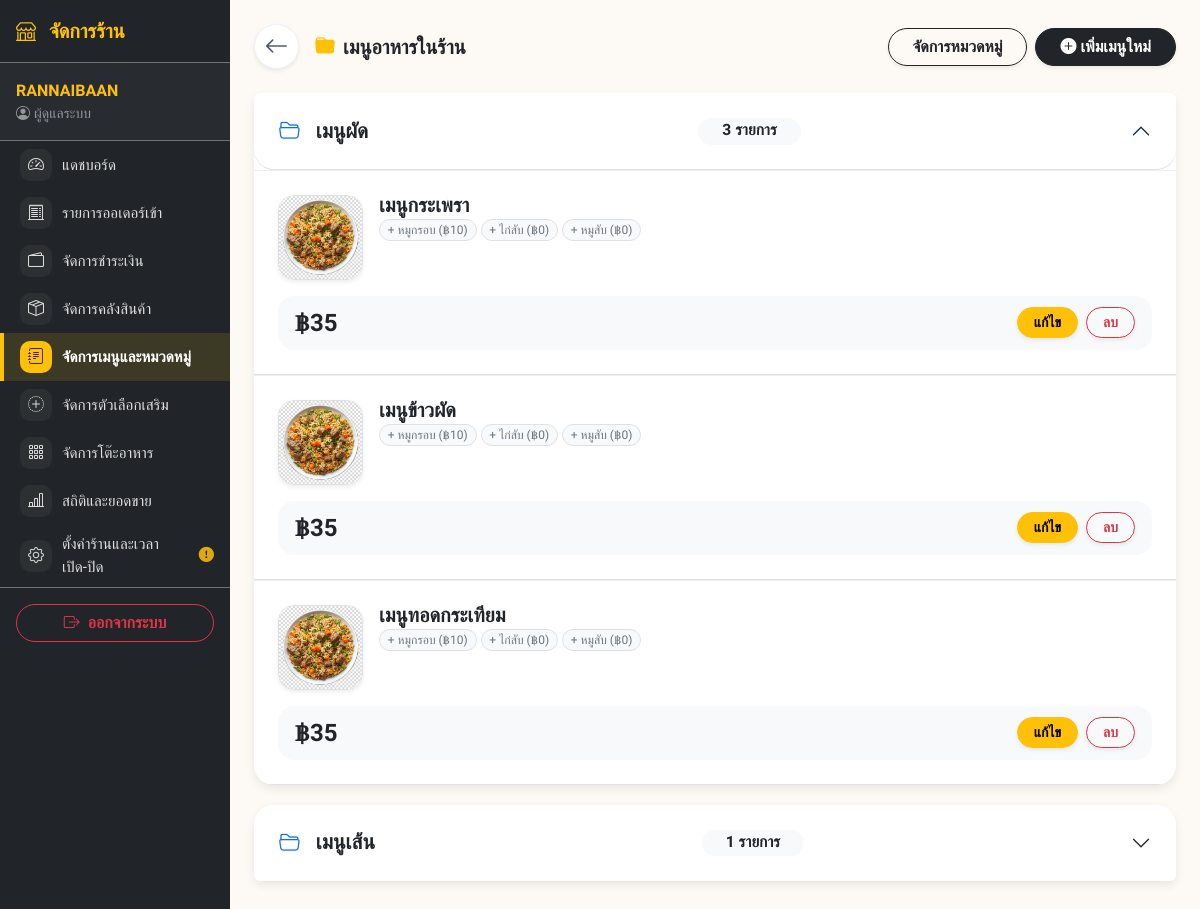
The app's page /owner/manage_menu.php (signed in) with its own data.
### tables this page shows
CREATE TABLE `owner` (
  `owner_id` int(11) NOT NULL AUTO_INCREMENT,
  `username` varchar(50) NOT NULL,
  `password` varchar(255) NOT NULL,
  `email` varchar(100) DEFAULT NULL,
  `name` varchar(100) DEFAULT NULL,
  `phone` varchar(20) DEFAULT NULL,
  `logo_url` varchar(255) DEFAULT 'default_logo.png',
  `promptpay_qr` varchar(255) DEFAULT NULL,
  `bank_info` text DEFAULT NULL,
  `restaurant_name` varchar(255) DEFAULT NULL,
  `address` text DEFAULT NULL,
  `open_time` time DEFAULT NULL,
  `close_time` time DEFAULT NULL,
  `is_shop_open` tinyint(1) DEFAULT 0,
  `is_dinein_open` tinyint(1) NOT NULL DEFAULT 1,
  `is_takeaway_open` tinyint(1) NOT NULL DEFAULT 1,
  `max_queue` int(11) DEFAULT 20,
  `close_reason` varchar(255) DEFAULT '',
  `created_at` datetime DEFAULT current_timestamp(),
  `last_login` datetime DEFAULT NULL,
  `is_active` tinyint(1) DEFAULT 1,
  PRIMARY KEY (`owner_id`),
  UNIQUE KEY `username` (`username`)
);

CREATE TABLE `category` (
  `category_id` int(11) NOT NULL AUTO_INCREMENT,
  `category_name` varchar(100) NOT NULL,
  `is_active` tinyint(1) DEFAULT 1,
  PRIMARY KEY (`category_id`)
);

CREATE TABLE `item` (
  `item_id` int(11) NOT NULL AUTO_INCREMENT,
  `name` varchar(150) NOT NULL,
  `price` decimal(10,2) NOT NULL DEFAULT 0.00,
  `category_id` int(11) DEFAULT NULL,
  `subcategory_id` int(11) DEFAULT NULL,
  `description` text DEFAULT NULL,
  `image_url` varchar(255) DEFAULT NULL,
  `is_active` tinyint(1) DEFAULT 1,
  `created_at` datetime DEFAULT current_timestamp(),
  `stock_qty` int(11) NOT NULL DEFAULT 50,
  `use_stock` tinyint(1) NOT NULL DEFAULT 1,
  `is_featured` tinyint(1) NOT NULL DEFAULT 0,
  PRIMARY KEY (`item_id`),
  KEY `category_id` (`category_id`),
  KEY `subcategory_id` (`subcategory_id`),
  CONSTRAINT `item_ibfk_1` FOREIGN KEY (`category_id`) REFERENCES `category` (`category_id`) ON DELETE SET NULL,
  CONSTRAINT `item_ibfk_2` FOREIGN KEY (`subcategory_id`) REFERENCES `subcategory` (`subcategory_id`) ON DELETE SET NULL
);

CREATE TABLE `topping` (
  `topping_id` int(11) NOT NULL AUTO_INCREMENT,
  `topping_name` varchar(100) NOT NULL,
  `price` decimal(10,2) NOT NULL DEFAULT 0.00,
  `topping_cat_id` int(11) DEFAULT NULL,
  `is_active` tinyint(1) DEFAULT 1,
  `created_at` datetime DEFAULT current_timestamp(),
  `stock_qty` int(11) NOT NULL DEFAULT 50,
  `use_stock` tinyint(1) NOT NULL DEFAULT 1,
  PRIMARY KEY (`topping_id`),
  KEY `FK_Topping_cat` (`topping_cat_id`),
  CONSTRAINT `FK_Topping_cat` FOREIGN KEY (`topping_cat_id`) REFERENCES `topping_categories` (`topping_cat_id`)
);

### owner/manage_menu.php (the view, shortened to what this page needs)
<?php
require_once '../includes/db.php';
$all_categories = [];
$categories_res = $conn->query("SELECT * FROM category ORDER BY category_id ASC");
if($categories_res) {
    while($c = $categories_res->fetch_assoc()){ $all_categories[] = $c; }
}
    ?>
    <?php
include '../includes/header_owner.php';
include '../includes/nav_owner.php';
?>
<link rel="stylesheet" href="<?= BASE_URL ?>assets/css/owner-manage-menu.css?v=<?= time() ?>">
<div class="main-content container-fluid p-4 dashboard-spacing text-dark">
    <div class="d-flex flex-column flex-md-row justify-content-between align-items-md-center mb-4 gap-3">
        <div class="d-flex align-items-center">
            <a href="dashboard.php" class="btn btn-white rounded-circle me-3 shadow-sm d-flex align-items-center justify-content-center" style="width: 45px; height: 45px; border: 1px solid #edf2f7; background: #ffffff; color: #4a5568;" title="ย้อนกลับ">
                <i class="bi bi-arrow-left fs-4"></i>
            </a>
            <h4 class="fw-bold text-dark m-0" style="font-size: 1.25rem;"><i class="bi bi-folder-fill text-warning me-2"></i>เมนูอาหารในร้าน</h4>
        </div>
        <div class="d-flex flex-column flex-sm-row gap-2">
            <a href="manage_categories.php" class="btn btn-outline-dark rounded-pill px-4 fw-bold shadow-sm">จัดการหมวดหมู่</a>
            <button class="btn btn-dark rounded-pill px-4 fw-bold shadow-sm" data-bs-toggle="modal" data-bs-target="#addMenuModal">
                <i class="bi bi-plus-circle-fill me-1"></i>เพิ่มเมนูใหม่
            </button>
        </div>
    </div>
    <div class="accordion" id="menuAccordion">
        <?php
        $is_first = true;
        foreach($all_categories as $cat):
            $cat_id = $cat['category_id'];
            $cat_menus_stmt = $conn->prepare("SELECT * FROM item WHERE category_id = ? ORDER BY name ASC");
            $cat_menus_stmt->bind_param("i", $cat_id);
            $cat_menus_stmt->execute();
            $cat_menus = $cat_menus_stmt->get_result();
            $show_class = $is_first ? 'show' : '';
            $collapsed_class = $is_first ? '' : 'collapsed';
            $is_first = false;
        ?>
        <div class="accordion-item folder-card overflow-hidden">
            <h2 class="accordion-header">
                <button class="accordion-button bg-white text-dark <?php echo $collapsed_class; ?>" type="button" data-bs-toggle="collapse" data-bs-target="#cat_collapse_<?php echo $cat_id; ?>">
                    <i class="bi bi-folder2-open me-3 text-primary"></i> <?php echo htmlspecialchars($cat['category_name']); ?>
                    <span class="ms-auto badge bg-light text-dark rounded-pill px-4"><?php echo $cat_menus ? $cat_menus->num_rows : 0; ?> รายการ</span>
                </button>
            </h2>
            <div id="cat_collapse_<?php echo $cat_id; ?>" class="accordion-collapse collapse <?php echo $show_class; ?>" data-bs-parent="#menuAccordion">
                <div class="accordion-body p-0 text-dark">
                    <?php if($cat_menus && $cat_menus->num_rows > 0): while($menu = $cat_menus->fetch_assoc()): ?>
                       <div class="menu-item-row text-dark p-3 p-md-4 border-bottom" style="display: block;">
                            <div class="d-flex align-items-start mb-3">
                                <img src="../assets/images/items/<?php echo !empty($menu['image_url']) ? htmlspecialchars($menu['image_url']) : 'default_food.jpg'; ?>"
                                     class="rounded-4 me-3 shadow-sm border"
                                     style="width: 85px; height: 85px; min-width: 85px; object-fit: cover;"
                                     onerror="this.src='../assets/images/items/default_food.jpg'">
                                <div class="flex-grow-1">
                                    <div class="fw-bold fs-5 mb-1 text-dark lh-1"><?php echo htmlspecialchars($menu['name']); ?></div>
                                    <div class="mb-2 d-flex flex-wrap gap-1">
                                        <?php
                                        $m_id = (int)$menu['item_id'];
                                        $show_tops_stmt = $conn->prepare("SELECT t.topping_name, t.price FROM menu_toppings mt JOIN topping t ON mt.topping_id = t.topping_id WHERE mt.item_id = ?");
                                        $show_tops_stmt->bind_param("i", $m_id);
                                        $show_tops_stmt->execute();
                                        $show_tops = $show_tops_stmt->get_result();
                                        if($show_tops && $show_tops->num_rows > 0):
                                            while($st = $show_tops->fetch_assoc()):
                                        ?>
                                            <span class="badge bg-light text-secondary border rounded-pill fw-normal" style="font-size: 0.75rem;">+ <?php echo htmlspecialchars($st['topping_name']); ?> (฿<?php echo number_format($st['price']); ?>)</span>
                                        <?php endwhile; endif; ?>
                                    </div>
                                </div>
                            </div>
                            <div class="d-flex justify-content-between align-items-center bg-light rounded-4 p-2 px-3 border border-light">
                                <div class="fw-bold text-dark fs-4 m-0">฿<?php echo number_format($menu['price'], 0); ?></div>
                                <div class="d-flex gap-2">
                                    <button class="btn btn-warning rounded-pill px-3 btn-sm fw-bold shadow-sm" data-bs-toggle="modal" data-bs-target="#editMenu_<?php echo $menu['item_id']; ?>">แก้ไข</button>
                                    <form method="POST" action="manage_menu.php" class="d-inline" onsubmit="return ownerConfirmSubmit(event, 'ยืนยันลบเมนูนี้?');">
                                        <button type="submit" class="btn btn-outline-danger rounded-pill px-3 btn-sm fw-bold shadow-sm">ลบ</button>
                                    </form>
                                </div>
                            </div>
                        </div>
                    <?php endwhile; endif; ?>
                </div>
            </div>
        </div>
        <?php endforeach; ?>
    </div>
</div>
<?php include '../includes/footer_owner.php'; ?>

### includes/header_owner.php (shortened to what this page needs)
<!DOCTYPE html>
<html lang="th">
<head>
    <link href="https://cdn.jsdelivr.net/npm/bootstrap@5.3.8/dist/css/bootstrap.min.css" rel="stylesheet">
    <link rel="stylesheet" href="https://cdn.jsdelivr.net/npm/bootstrap-icons@1.11.0/font/bootstrap-icons.css">
    <link rel="stylesheet" href="<?= BASE_URL ?>assets/css/owner.css?v=<?= time() ?>">
</head>
<body>

### includes/nav_owner.php (shortened to what this page needs)
<?php
$current_page = basename($_SERVER['PHP_SELF']);
$owner_name = "ผู้ดูแลระบบ";
$restaurant_name = "Owner System";
$owner_logo_url = "";
$owner_missing_qr = false;
if (isset($_SESSION['owner_id'])) {
    $o_id = $_SESSION['owner_id'];
    $stmt = $conn->prepare("SELECT name, restaurant_name, logo_url, promptpay_qr FROM owner WHERE owner_id = ?");
    $stmt->bind_param("i", $o_id);
    $stmt->execute();
    $result = $stmt->get_result();
    if ($result->num_rows > 0) {
        $o_info = $result->fetch_assoc();
        $owner_name = !empty($o_info['name']) ? $o_info['name'] : "ผู้ดูแลระบบ";
        $restaurant_name = !empty($o_info['restaurant_name']) ? $o_info['restaurant_name'] : "Owner System";
        $owner_logo_url = $o_info['logo_url'] ?? '';
        $owner_missing_qr = empty($o_info['promptpay_qr']);
    }
}
$owner_nav_items = [
    ['page' => 'dashboard.php',        'icon' => 'bi-speedometer2',      'label' => 'แดชบอร์ด'],
    ['page' => 'manage_orders.php',    'icon' => 'bi-receipt-cutoff',    'label' => 'รายการออเดอร์เข้า'],
    ['page' => 'manage_payments.php',  'icon' => 'bi-wallet2',           'label' => 'จัดการชำระเงิน'],
    ['page' => 'manage_stock.php',     'icon' => 'bi-box-seam',          'label' => 'จัดการคลังสินค้า'],
    ['page' => 'manage_menu.php',      'icon' => 'bi-journal-text',      'label' => 'จัดการเมนูและหมวดหมู่'],
    ['page' => 'manage_toppings.php',  'icon' => 'bi-plus-circle-dotted','label' => 'จัดการตัวเลือกเสริม'],
    ['page' => 'manage_tables.php',    'icon' => 'bi-grid-3x3-gap',      'label' => 'จัดการโต๊ะอาหาร'],
    ['page' => 'reports.php',          'icon' => 'bi-bar-chart-line',    'label' => 'สถิติและยอดขาย'],
    [
        'page' => 'settings.php', 'icon' => 'bi-gear', 'label' => 'ตั้งค่าร้านและเวลาเปิด-ปิด',
        'warn' => $owner_missing_qr, 'warn_title' => 'ยังไม่ได้แนบ QR Code รับเงิน ลูกค้าโอนเงินตอนสั่งกลับบ้านจะไม่เห็น QR ให้สแกนจ่าย',
    ],
];
?>
<div class="owner-shell d-flex">
  <div class="offcanvas-lg offcanvas-start owner-sidebar bg-dark text-white" tabindex="-1" id="ownerSidebar">
    <div class="offcanvas-header border-bottom border-secondary d-flex justify-content-between align-items-center">
      <h5 class="offcanvas-title fw-bold text-warning m-0">
        <?php if (!empty($owner_logo_url) && $owner_logo_url !== 'default_logo.png'): ?>
            <img src="<?= BASE_URL ?>assets/images/logos/<?= htmlspecialchars($owner_logo_url) ?>" alt="logo" style="width:36px;height:36px;object-fit:cover;border-radius:50%;" class="me-2">
        <?php else: ?>
            <i class="bi bi-shop me-2"></i>
        <?php endif; ?>
        จัดการร้าน
      </h5>
    </div>
    <div class="offcanvas-body p-0 d-flex flex-column">
      <div class="owner-sidebar-brand d-none d-lg-block px-3 py-3 border-bottom border-secondary">
        <div class="fw-bold text-warning text-truncate"><?= htmlspecialchars($restaurant_name) ?></div>
        <div class="small text-white-50 text-truncate"><i class="bi bi-person-circle me-1"></i><?= htmlspecialchars($owner_name) ?></div>
      </div>
      <ul class="nav flex-column flex-grow-1 mt-2 mt-lg-0">
        <?php foreach ($owner_nav_items as $item): ?>
        <li class="nav-item">
          <a class="owner-nav-link nav-link text-white py-2 px-3 d-flex align-items-center <?= ($current_page == $item['page']) ? 'active' : ''; ?>" href="../owner/<?= $item['page'] ?>">
            <span class="owner-nav-icon"><i class="bi <?= $item['icon'] ?>"></i></span>
            <span><?= $item['label'] ?></span>
            <?php if ($item['page'] === 'settings.php'): ?>
                <i id="navQrWarnIcon" class="bi bi-exclamation-circle-fill text-warning ms-2" title="<?= htmlspecialchars($item['warn_title'] ?? 'ต้องตรวจสอบการตั้งค่า') ?>" style="<?= empty($item['warn']) ? 'display:none;' : '' ?>"></i>
            <?php elseif (!empty($item['warn'])): ?>
                <i class="bi bi-exclamation-circle-fill text-warning ms-2" title="<?= htmlspecialchars($item['warn_title'] ?? 'ต้องตรวจสอบการตั้งค่า') ?>"></i>
            <?php endif; ?>
          </a>
        </li>
        <?php endforeach; ?>
      </ul>
      <div class="p-3 border-top border-secondary">
        <a href="../logout.php" class="btn btn-outline-danger w-100 rounded-pill fw-bold" onclick="return ownerConfirmNavigate(event, 'ยืนยันออกจากระบบ?', '../logout.php')">
            <i class="bi bi-box-arrow-right me-2"></i>ออกจากระบบ
        </a>
      </div>
    </div>
  </div>
  <div class="owner-main flex-grow-1">

### includes/footer_owner.php (shortened to what this page needs)
  </div>
</div>
</body>
</html>

### assets/css/owner.css (style rules this page uses)
:root { --bg-body: #fdfaf5; --primary-brown: #795548; --dark-brown: #3e2723; --accent-soft: #d7ccc8; }
body { font-family: 'Sarabun', sans-serif; background-color: var(--bg-body); color: var(--dark-brown); }
h1, h2, h3, h4, h5, .font-mitr { font-family: 'Mitr', sans-serif; }
.owner-shell { align-items: stretch; min-height: 100vh; }
.owner-sidebar { --bs-offcanvas-width: min(78vw, 300px); }
@media (min-width: 992px) { .owner-sidebar { width: 230px; flex-shrink: 0; position: sticky; top: 0; height: 100vh; overflow-y: auto; } }
@media (min-width: 992px) { .owner-shell { background-color: #212529; } }
.owner-main { min-width: 0; background-color: var(--bg-body); }
@media (min-width: 992px) { body { padding-top: 0 !important; } }
.owner-sidebar-brand { background-color: rgba(255, 255, 255, 0.03); }
.owner-nav-link { display: flex; align-items: center; gap: 10px; font-size: 0.95rem; border-left: 4px solid transparent; opacity: 0.85; transition: 0.2s; }
.owner-nav-link.active { opacity: 1; background-color: rgba(255, 193, 7, 0.12); border-left-color: #ffc107; color: #fff; font-weight: bold; }
.owner-nav-icon { display: inline-flex; align-items: center; justify-content: center; width: 32px; height: 32px; min-width: 32px; border-radius: 10px; background-color: rgba(255, 255, 255, 0.06); font-size: 1rem; transition: 0.2s; }
.owner-nav-link.active .owner-nav-icon { background-color: #ffc107; color: #3e2723; }

### assets/css/owner-manage-menu.css (style rules this page uses)
body { background-color: #f0f2f5; font-family: 'Sarabun', sans-serif; }
.folder-card { background: #fff; border-radius: 20px; border: none; box-shadow: 0 4px 10px rgba(0,0,0,0.08); margin-bottom: 20px; }
.accordion-button { font-size: 1.3rem; font-weight: 800; padding: 25px; color: #1a1a1a; border-radius: 20px !important; }
.menu-item-row { border-top: 1px solid #eee; padding: 20px; display: flex; align-items: center; }

### includes/header_owner.php (style rules this page uses)
@media (min-width: 992px) { body { padding-top: 0 !important; } }

### records on screen
owner: restaurant_name "RANNAIBAAN", name "ผู้ดูแลระบบ"
category: category_name "เมนูผัด", num_rows "3"
item: name "เมนูกระเพรา", price "35"
topping: topping_name "หมูกรอบ", price "10"
topping: topping_name "ไก่สับ", price "0"
topping: topping_name "หมูสับ", price "0"
item: name "เมนูข้าวผัด", price "35"
item: name "เมนูทอดกระเทียม", price "35"
category: category_name "เมนูเส้น", num_rows "1"

### other values on screen
$item['label'] "แดชบอร์ด"
$item['label'] "รายการออเดอร์เข้า"
$item['label'] "จัดการชำระเงิน"
$item['label'] "จัดการคลังสินค้า"
$item['label'] "จัดการเมนูและหมวดหมู่"
$item['label'] "จัดการตัวเลือกเสริม"
$item['label'] "จัดการโต๊ะอาหาร"
$item['label'] "สถิติและยอดขาย"
$item['label'] "ตั้งค่าร้านและเวลาเปิด-ปิด"
